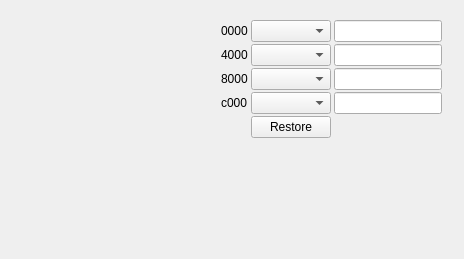
<?xml version="1.0" encoding="UTF-8"?>
<ui version="4.0">
 <class>MMapWidget</class>
 <widget class="QWidget" name="MMapWidget">
  <property name="geometry">
   <rect>
    <x>0</x>
    <y>0</y>
    <width>464</width>
    <height>259</height>
   </rect>
  </property>
  <property name="windowTitle">
   <string>Form</string>
  </property>
  <layout class="QHBoxLayout" name="horizontalLayout">
   <item>
    <layout class="QVBoxLayout" name="verticalLayout_14">
     <property name="rightMargin">
      <number>3</number>
     </property>
     <item>
      <widget class="QLabel" name="labMemMap">
       <property name="enabled">
        <bool>true</bool>
       </property>
       <property name="sizePolicy">
        <sizepolicy hsizetype="Fixed" vsizetype="Fixed">
         <horstretch>0</horstretch>
         <verstretch>0</verstretch>
        </sizepolicy>
       </property>
       <property name="minimumSize">
        <size>
         <width>192</width>
         <height>192</height>
        </size>
       </property>
       <property name="maximumSize">
        <size>
         <width>192</width>
         <height>192</height>
        </size>
       </property>
       <property name="text">
        <string/>
       </property>
      </widget>
     </item>
     <item>
      <spacer name="verticalSpacer_13">
       <property name="orientation">
        <enum>Qt::Vertical</enum>
       </property>
       <property name="sizeHint" stdset="0">
        <size>
         <width>20</width>
         <height>40</height>
        </size>
       </property>
      </spacer>
     </item>
    </layout>
   </item>
   <item>
    <widget class="QWidget" name="widBank" native="true">
     <layout class="QGridLayout" name="gridLayout_10">
      <property name="horizontalSpacing">
       <number>3</number>
      </property>
      <property name="verticalSpacing">
       <number>2</number>
      </property>
      <item row="6" column="0">
       <widget class="QLabel" name="label_60">
        <property name="text">
         <string>c000</string>
        </property>
       </widget>
      </item>
      <item row="9" column="1">
       <spacer name="verticalSpacer_11">
        <property name="orientation">
         <enum>Qt::Vertical</enum>
        </property>
        <property name="sizeHint" stdset="0">
         <size>
          <width>20</width>
          <height>40</height>
         </size>
        </property>
       </spacer>
      </item>
      <item row="6" column="1">
       <widget class="QComboBox" name="cbBank3"/>
      </item>
      <item row="2" column="1">
       <widget class="QComboBox" name="cbBank1"/>
      </item>
      <item row="0" column="1">
       <widget class="QComboBox" name="cbBank0">
        <property name="frame">
         <bool>true</bool>
        </property>
       </widget>
      </item>
      <item row="8" column="1">
       <widget class="QPushButton" name="pbRestMemMap">
        <property name="text">
         <string>Restore</string>
        </property>
       </widget>
      </item>
      <item row="2" column="0">
       <widget class="QLabel" name="label_48">
        <property name="text">
         <string>4000</string>
        </property>
       </widget>
      </item>
      <item row="4" column="0">
       <widget class="QLabel" name="label_55">
        <property name="text">
         <string>8000</string>
        </property>
       </widget>
      </item>
      <item row="0" column="0">
       <widget class="QLabel" name="label_28">
        <property name="text">
         <string>0000</string>
        </property>
       </widget>
      </item>
      <item row="4" column="1">
       <widget class="QComboBox" name="cbBank2"/>
      </item>
      <item row="0" column="2">
       <widget class="xHexSpin" name="numBank0"/>
      </item>
      <item row="2" column="2">
       <widget class="xHexSpin" name="numBank1"/>
      </item>
      <item row="4" column="2">
       <widget class="xHexSpin" name="numBank2"/>
      </item>
      <item row="6" column="2">
       <widget class="xHexSpin" name="numBank3"/>
      </item>
     </layout>
    </widget>
   </item>
   <item>
    <spacer name="horizontalSpacer_5">
     <property name="orientation">
      <enum>Qt::Horizontal</enum>
     </property>
     <property name="sizeHint" stdset="0">
      <size>
       <width>0</width>
       <height>20</height>
      </size>
     </property>
    </spacer>
   </item>
  </layout>
 </widget>
 <customwidgets>
  <customwidget>
   <class>xHexSpin</class>
   <extends>QLineEdit</extends>
   <header location="global">stdlib.h</header>
  </customwidget>
 </customwidgets>
 <resources/>
 <connections/>
</ui>
